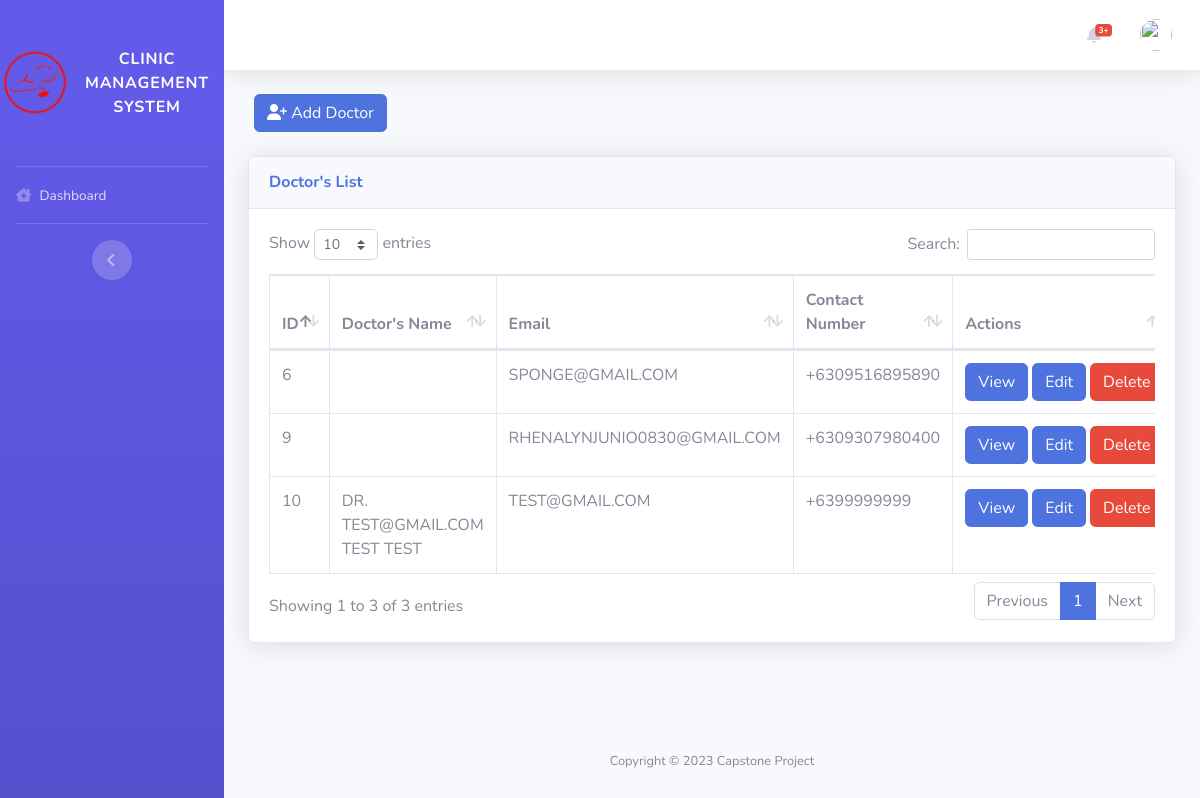
The page /pages/admin/list_doctor.php on the database as committed earlier.
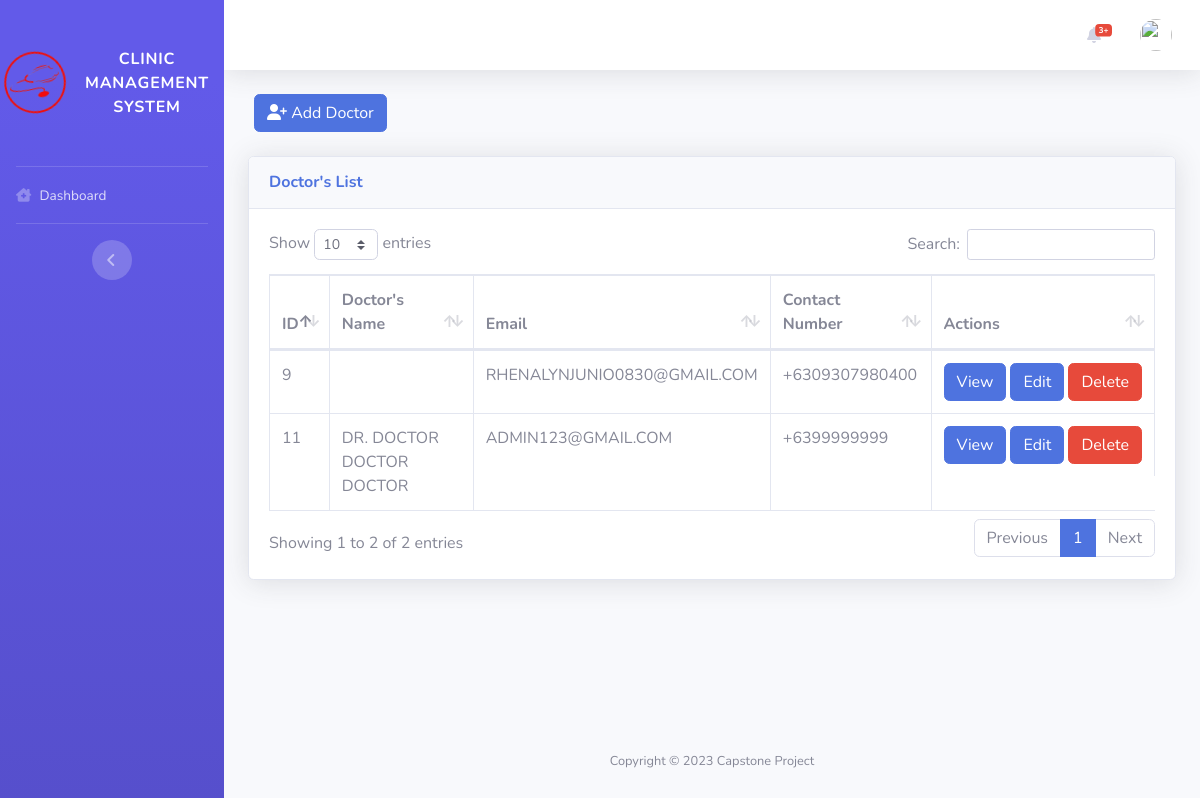
The same page on the database as committed later.
### tables this page shows
CREATE TABLE `doctor` (
  `id` int(11) NOT NULL AUTO_INCREMENT,
  `fname` varchar(255) NOT NULL,
  `cn` char(11) NOT NULL,
  `addrss` varchar(255) NOT NULL,
  `email` varchar(155) NOT NULL,
  `uname` varchar(255) NOT NULL,
  `password` varchar(155) NOT NULL,
  `mname` varchar(255) DEFAULT NULL,
  `lname` varchar(255) DEFAULT NULL,
  `province_id` varchar(50) DEFAULT NULL,
  `city_id` varchar(50) DEFAULT NULL,
  `barangay_id` varchar(50) DEFAULT NULL,
  `house_no` text DEFAULT NULL,
  `zip_code` varchar(45) DEFAULT NULL,
  `pic` varchar(255) DEFAULT 'default.png',
  PRIMARY KEY (`id`)
);

### config/functions.php (called while the page is built, shortened)
<?php
function query($sql)
{
  return mysqli_query($_SESSION['conn'], $sql);
}
function get_all($sql)
{
  $data = [];
  foreach (query($sql) as $res) {
    $data[] = $res;
  }
  return $data;
}
function get_fields($sql){
  $fields = [];
 foreach (mysqli_fetch_fields(query($sql)) as $res) {
    $fields[] = $res->name;
 }
  return $fields;
}
function field_replacer($value, $sql, $array){
  $replace = [];
  foreach (get_fields($sql) as $res) {
    $replace[':'.$res] = $array[$res];
  }
  return strtr($value, $replace);
}

### pages/layout/list.php (shortened to what this page needs)
<div class="card shadow mb-4">
  <div class="card-header py-3">
    <h6 class="m-0 font-weight-bold text-primary"><?= $list_title ?> List</h6>
  </div>
  <div class="card-body">
    <div class="table-responsive">
      <table class="table table-bordered" id="dataTable" width="100%" cellspacing="0">
        <thead>
          <tr>
            <?php foreach ($list_header as $res) { ?>
            <th><?= $res ?></th>
            <?php } ?>
            <?php if ($list_enable_actions) { ?><th>Actions</th><?php } ?>
          </tr>
        </thead>
        <tbody>
          <?php foreach (get_all($list_sql) as $row) { ?>
          <tr>
            <?php foreach ($list_column as $subres) { ?>
            <td style="text-transform:uppercase"><?= $row[$subres] ?></td>
            <?php } ?>
            <?php if ($list_enable_actions) { ?>
            <td class="d-flex">
              <?php if ($list_actions['view']) { ?><a
                href="<?= field_replacer($list_actions['view'], $list_sql, $row) ?>&id=<?= $row['id']; ?>"
                class="btn btn-primary" style="margin-right:.25rem">View</a><?php } ?>
              <?php if ($list_actions['edit']) { ?><a
                href="<?= field_replacer($list_actions['edit'], $list_sql, $row) ?>&id=<?= $row['id']; ?>"
                class="btn btn-primary" style="margin-right:.25rem">Edit</a><?php } ?>
              <?php if ($list_actions['delete']) { ?>
              <form method="post">
                <button type="submit" name="delete" value="<?= $row['id']; ?>" class="btn btn-danger">Delete</a>
              </form>
              <?php } ?>
            </td>
            <?php } ?>
          </tr>
          <?php } ?>
        </tbody>
      </table>
    </div>
  </div>
</div>

Rows that differ between the two databases and show on the page:
removed doctor: id "6", email "SPONGE@GMAIL.COM", subres "+6309516895890"
removed doctor: id "10", subres "DR. TEST@GMAIL.COM TEST TEST", email "TEST@GMAIL.COM", subres "+6399999999"
added doctor: id "11", subres "DR. DOCTOR DOCTOR DOCTOR", email "ADMIN123@GMAIL.COM", subres "+6399999999"
Other text that changed with them:
text written by a page script: "Show entries Search: Showing 1 to 3 of 3 entries Previous 1 Next" → "Show entries Search: Showing 1 to 2 of 2 entries Previous 1 Next"
